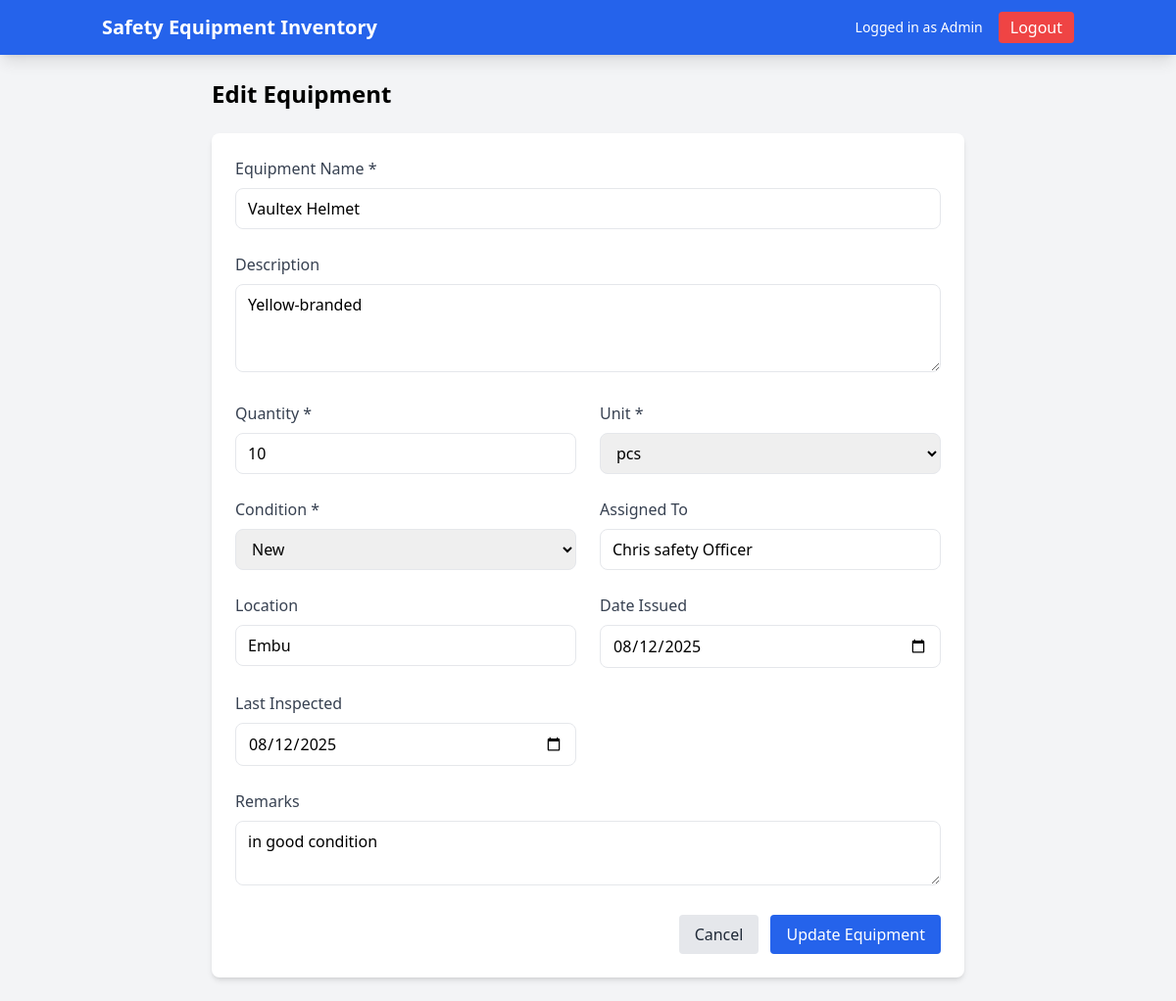
Screenshot of /equipment/edit/1 (signed in) with the database file from the repository.
### models.py (models this page shows, shortened)
class Equipment(db.Model):
    id = db.Column(db.Integer, primary_key=True)
    name = db.Column(db.String(100), nullable=False)
    description = db.Column(db.Text)
    quantity = db.Column(db.Integer, nullable=False)
    unit = db.Column(db.String(20), nullable=False)  # pcs, sets, pairs, etc.
    condition = db.Column(db.String(20), nullable=False)  # New, Good, Worn, Needs Repair, Damaged
    assigned_to = db.Column(db.String(100))
    location = db.Column(db.String(100))
    date_issued = db.Column(db.Date)
    last_inspected = db.Column(db.Date)
    remarks = db.Column(db.Text)

### app.py (the view, shortened to what this page needs)
@app.route('/equipment/edit/<int:id>', methods=['GET', 'POST'])
@login_required
def edit_equipment(id):
    equipment = Equipment.query.get_or_404(id)
    return render_template('equipment/edit.html', equipment=equipment)

### app.py (called while the page is built)
def login_required(f):
    @wraps(f)  # ✅ this line is the fix
    def decorated_function(*args, **kwargs):
        if 'user_id' not in session:
            flash('Please log in to access this page.', 'danger')
            return redirect(url_for('login'))
        return f(*args, **kwargs)
    return decorated_function

### templates/equipment/edit.html (shortened to what this page needs)
{% extends "base.html" %}
{% block content %}
<div class="max-w-3xl mx-auto">
    <div class="mb-6">
        <h1 class="text-2xl font-bold">Edit Equipment</h1>
    </div>
    <div class="bg-white p-6 rounded-lg shadow-md">
        <form method="POST" action="{{ url_for('edit_equipment', id=equipment.id) }}">
            <div class="grid grid-cols-1 md:grid-cols-2 gap-6">
                <div class="col-span-2">
                    <label for="name" class="block text-gray-700 mb-2">Equipment Name *</label>
                    <input type="text" id="name" name="name" value="{{ equipment.name }}" required
                           class="w-full px-3 py-2 border rounded-lg focus:outline-none focus:ring-2 focus:ring-blue-500">
                </div>
                <div class="col-span-2">
                    <label for="description" class="block text-gray-700 mb-2">Description</label>
                    <textarea id="description" name="description" rows="3"
                              class="w-full px-3 py-2 border rounded-lg focus:outline-none focus:ring-2 focus:ring-blue-500">{{ equipment.description }}</textarea>
                </div>
                <div>
                    <label for="quantity" class="block text-gray-700 mb-2">Quantity *</label>
                    <input type="number" id="quantity" name="quantity" min="1" value="{{ equipment.quantity }}" required
                           class="w-full px-3 py-2 border rounded-lg focus:outline-none focus:ring-2 focus:ring-blue-500">
                </div>
                <div>
                    <label for="unit" class="block text-gray-700 mb-2">Unit *</label>
                    <select id="unit" name="unit" required
                            class="w-full px-3 py-2 border rounded-lg focus:outline-none focus:ring-2 focus:ring-blue-500">
                        <option value="pcs" {% if equipment.unit == 'pcs' %}selected{% endif %}>pcs</option>
                    </select>
                </div>
                <div>
                    <label for="condition" class="block text-gray-700 mb-2">Condition *</label>
                    <select id="condition" name="condition" required
                            class="w-full px-3 py-2 border rounded-lg focus:outline-none focus:ring-2 focus:ring-blue-500">
                        <option value="New" {% if equipment.condition == 'New' %}selected{% endif %}>New</option>
                    </select>
                </div>
                <div>
                    <label for="assigned_to" class="block text-gray-700 mb-2">Assigned To</label>
                    <input type="text" id="assigned_to" name="assigned_to" value="{{ equipment.assigned_to or '' }}"
                           class="w-full px-3 py-2 border rounded-lg focus:outline-none focus:ring-2 focus:ring-blue-500">
                </div>
                <div>
                    <label for="location" class="block text-gray-700 mb-2">Location</label>
                    <input type="text" id="location" name="location" value="{{ equipment.location or '' }}"
                           class="w-full px-3 py-2 border rounded-lg focus:outline-none focus:ring-2 focus:ring-blue-500">
                </div>
                <div>
                    <label for="date_issued" class="block text-gray-700 mb-2">Date Issued</label>
                    <input type="date" id="date_issued" name="date_issued"
                           value="{{ equipment.date_issued.strftime('%Y-%m-%d') if equipment.date_issued else '' }}"
                           class="w-full px-3 py-2 border rounded-lg focus:outline-none focus:ring-2 focus:ring-blue-500">
                </div>
                <div>
                    <label for="last_inspected" class="block text-gray-700 mb-2">Last Inspected</label>
                    <input type="date" id="last_inspected" name="last_inspected"
                           value="{{ equipment.last_inspected.strftime('%Y-%m-%d') if equipment.last_inspected else '' }}"
                           class="w-full px-3 py-2 border rounded-lg focus:outline-none focus:ring-2 focus:ring-blue-500">
                </div>
                <div class="col-span-2">
                    <label for="remarks" class="block text-gray-700 mb-2">Remarks</label>
                    <textarea id="remarks" name="remarks" rows="2"
                              class="w-full px-3 py-2 border rounded-lg focus:outline-none focus:ring-2 focus:ring-blue-500">{{ equipment.remarks or '' }}</textarea>
                </div>
            </div>
            <div class="mt-6 flex justify-end space-x-3">
                <a href="{{ url_for('equipment_list') }}" class="px-4 py-2 bg-gray-200 text-gray-800 rounded hover:bg-gray-300">
                    Cancel
                </a>
                <button type="submit" class="px-4 py-2 bg-blue-600 text-white rounded hover:bg-blue-700">
                    Update Equipment
                </button>
            </div>
        </form>
    </div>
</div>
{% endblock %}

### rows the page displays
Equipment: name "Vaultex Helmet", description "Yellow-branded", quantity "10", unit "pcs", condition "New", assigned_to "Chris safety Officer", location "Embu", date_issued "08/12/2025", last_inspected "08/12/2025", remarks "in good condition"

### other values shown
{{ session.get('email', 'Admin') }} "Admin"
